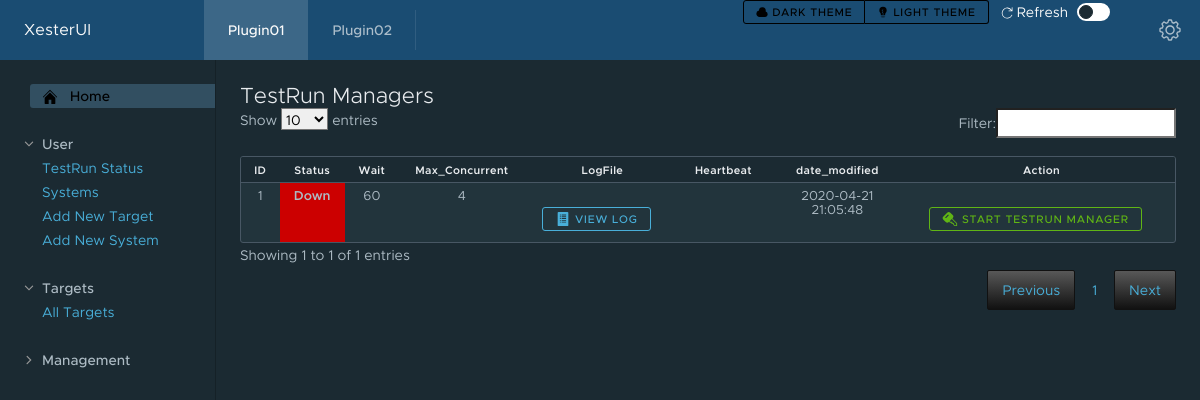
Page /UI/testrun_manager.php on the committed database.
### tables this page shows
CREATE TABLE TESTRUN_MANAGER (
  ID int(11) NOT NULL AUTO_INCREMENT,
  STATUS_ID int(11) NOT NULL,
  Wait int(11) NOT NULL,
  Max_Concurrent int(11) NOT NULL,
  Log_File varchar(255),
  Heartbeat varchar(255),
  PRIMARY KEY (ID),
  FOREIGN KEY(STATUS_ID) REFERENCES STATUS(ID),
  date_modified TIMESTAMP NOT NULL DEFAULT CURRENT_TIMESTAMP ON UPDATE CURRENT_TIMESTAMP
);

CREATE TABLE STATUS (
  ID int(11) NOT NULL AUTO_INCREMENT,
  Status varchar(50) NOT NULL,
  HtmlColor varchar(10) Not NULL,
  HTML_Description varchar(20) Not NULL,
  PRIMARY KEY (ID),
  UNIQUE (Status),
  date_modified TIMESTAMP NOT NULL DEFAULT CURRENT_TIMESTAMP ON UPDATE CURRENT_TIMESTAMP
);

### UI/testrun_manager.php (the view, shortened to what this page needs)
<!DOCTYPE html>
<html lang="en">
<?php
	require_once 'components/header.php';
?>
<?php
	if (!empty($_GET['id'])) {
		$new_status_id=$_GET['new_status_id'];
		$id=$_GET['id'];
		include 'components/database.php';
		$sql = "UPDATE testrun_manager SET Status_ID = $new_status_id where ID like $id";
		$pdo = Database::connect();
		$pdo->query($sql);
		header("Refresh:0 url=testrun_manager.php");
	} else {
?>
	<div class="content-area">
    <h3>TestRun Managers</h3>
				<div class="row">
					<table id="example" class="table table-compact">
						<thead>
							<tr>
							<th>ID</th>
							<th>Status</th>
							<th>Wait</th>
							<th>Max_Concurrent</th>
							<th>LogFile</th>
							<th>Heartbeat</th>
							<th>date_modified</th>
							<th>Action</th>
							</tr>
						</thead>
						<tbody>
							<?php
							$pdo = Database::connect();
							$sql = 'select tm.ID, '
										. 'tm.Status_ID, '
										. 'tm.Max_Concurrent, '
										. 's.Status, '
										. 's.HtmlColor, '
										. 'tm.Wait, '
										. 'tm.Log_File, '
										. 'tm.Heartbeat, '
										. 'tm.date_modified '
									. 'from testrun_manager tm '
									. 'join STATUS s on tm.Status_ID=s.ID ';
							foreach ($pdo->query($sql) as $row) {
								echo '<tr>';
								echo '<td>'. $row['ID'] . '</td>';
								echo '<td style=background-color:'. $row['HtmlColor'] . '><b>' . $row['Status'] . '</b></td>';
								echo '<td>'. $row['Wait'] . '</td>';
								echo '<td>'. $row['Max_Concurrent'] . '</td>';
								echo '<td><form action="viewlog.php" method="get"><input type="hidden" name="Log_File" value='.$row['Log_File'].'><button class="btn btn-info btn-sm"><clr-icon class="is-solid" size="16" shape="list"></clr-icon> View Log</button></form></td>';
								echo '<td>'. $row['Heartbeat'] . '</td>';
								echo '<td>'. $row['date_modified'] . '</td>';
                                if ($row['Status_ID'] == 1) {
                                    echo '<td><form action="testrun_manager.php" method="get"><input type="hidden" name="new_status_id" value="3"><input type="hidden" name="id" value="'. $row['ID'] . '"><button class="btn btn-success-outline btn-sm"><clr-icon class="is-solid" shape="key" size="16"></clr-icon> Start TestRun Manager</button></form></td>';
                                } elseif ($row['Status_ID'] == 3) {
                                    echo '<td><form action="testrun_manager.php" method="get"><button class="btn btn-info btn-sm"><clr-icon class="is-solid" shape="refresh" size="16"></clr-icon> Refresh</button></form></td>';
                                } elseif ($row['Status_ID'] == 4) {
                                    echo '<td><form action="testrun_manager.php" method="get"><button class="btn btn-info btn-sm"><clr-icon class="is-solid" shape="refresh" size="16"></clr-icon> Refresh</button></form></td>';
                                }else {
                                    echo '';
                                }
								echo '</tr>';
							}
							?>
						</tbody>
					</table>
		</div>
	</div>
    <nav class="sidenav">
	</nav>
</div>
</body>
<?php
	}
?>
</html>

### rows in the picture
testrun_manager: ID "1", STATUS_ID.Status "Down", Wait "60", Max_Concurrent "4", date_modified "2020-04-21 21:05:48"
